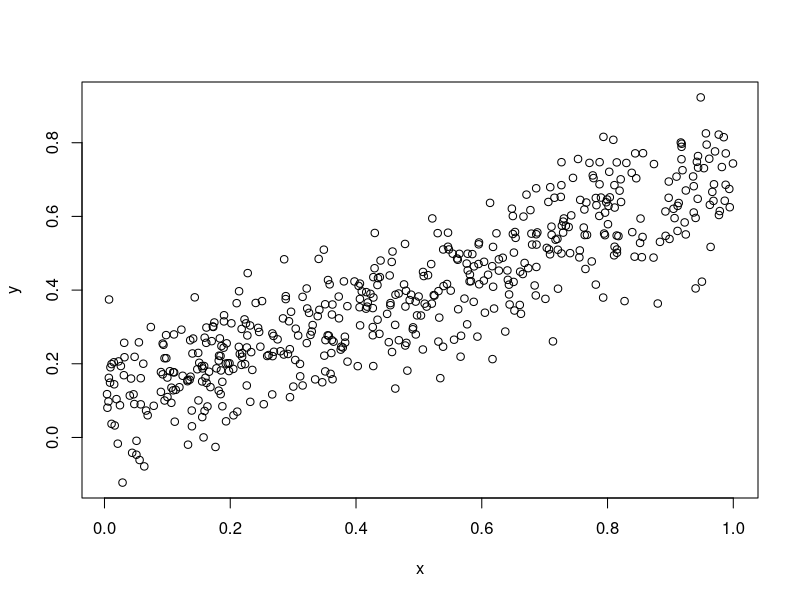
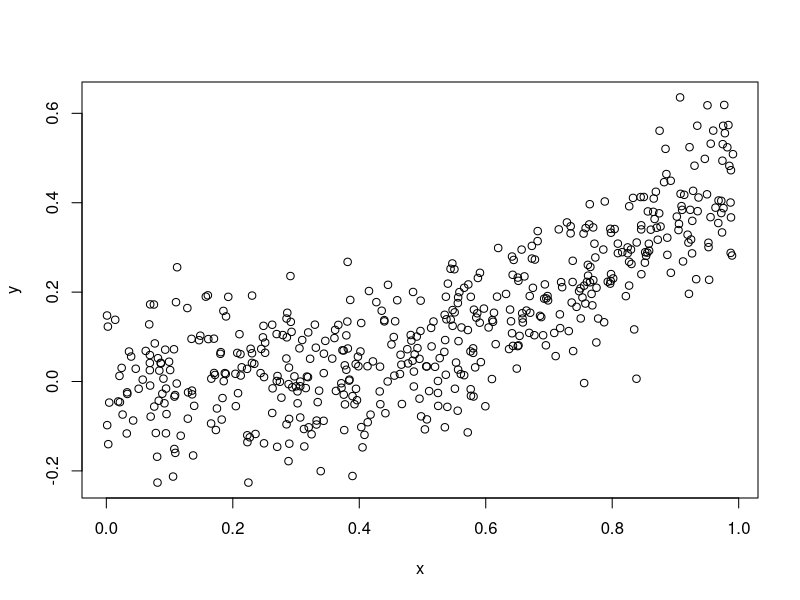

The R source for these figures, in order:
rm(list=ls())  ## clear the workspace

# Ordinary least squares example 

Tsize <- 500

error <- rnorm(Tsize)
x <- runif(Tsize)

y <- 0.1 + 0.6*x + 0.1*error

plot(x,y)

olsfct <- function(pars){
  b0 <- pars[1]
  b1 <- pars[2]
  ehat <- y - b0 -b1 * x
  return(sum(ehat^2))
}


pars0 <- c(0,0)
temp <- optim(pars0,olsfct,method="BFGS")

print(temp$par)


ones <- matrix(1,Tsize,1)
X <- cbind(ones,x)
betahat <- solve(t(X)%*%X)%*%t(X)%*%y

print(betahat)


# Non-linear least squares example

error <- rnorm(Tsize)
x <- runif(Tsize)

beta1 <- 0.5
beta2 <- 2.8
y <- beta1 * (x^beta2) + 0.1*error

plot(x,y)

nlsfct <- function(pars){
  b0 <- pars[1]
  b1 <- pars[2]
  ehat <- y- b0*(x^b1)
  return(sum(ehat^2))
}

pars0 <- c(1,0.5)
temp <- optim(pars0,nlsfct, method="BFGS")

print(temp$par)


################################# Maximum Likelihood Example ####################################

rm(list=ls())  ## clear the workspace

## generate artificial data

nn <- 300
X <- matrix(rnorm(nn),nn,1)
e <- rnorm(nn)
beta0 <- 0.5
beta1 <- 1.2
var0 <- 1
y <- beta0 + beta1*X + sqrt(var0)*e


## take data as given and proceed to estimation

YY <- y  

ones <- matrix(1,nn,1)
XX <- cbind(ones,X) 

betahat <- solve(t(XX)%*%XX)%*%t(XX)%*%YY

print('OLS estimate of beta')
print(c(betahat[1],betahat[2]))

yhat <- XX%*%betahat
ehat <- YY - yhat
s2 <- sum(ehat^2)/(nn-dim(XX)[2])

print('OLS estimate of error variance')
print(s2)

print('=========================================')



like <- function(pars){
  
  b0 <- pars[1]
  b1 <- pars[2]
  vv <- pars[3]

  residuals <- YY - XX %*% rbind(b0,b1)

  ssr <- sum(residuals^2)

  llike <- -(nn/2)*log(2*pi) - (nn/2)*log(vv) - (0.5*ssr/vv)  
  
  print(c(pars,llike))

  return(llike)
}



pars0 <- c(0,0,0.1)
temp <- optim(pars0,like,method="L-BFGS-B",control=list(fnscale=-1),lower=c(-100,-100,0.000001),upper=c(100,100,100))

pars1 <- temp$par

b0mle <- pars1[1]
b1mle <- pars1[2]
vmle <-  pars1[3]

print('OLS estimates')
print(c(betahat[1],betahat[2],s2))


print('ML estimates')
print(c(b0mle,b1mle,vmle))

print('check on estimate of error variance')
print((nn-2)*s2/nn)

















